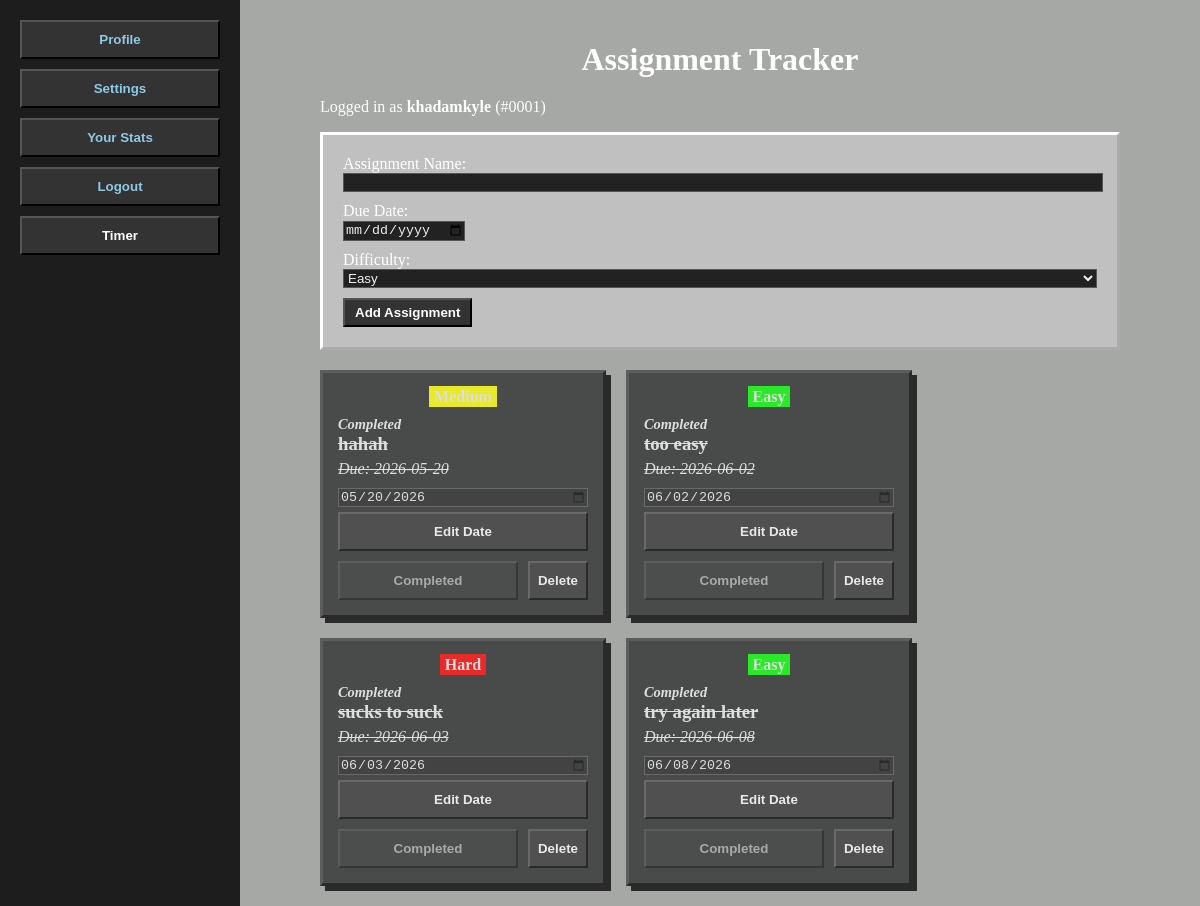
The page / (signed in) on the database its author committed.
### tables this page shows
CREATE TABLE users (
                id INTEGER PRIMARY KEY AUTOINCREMENT,
                username TEXT UNIQUE NOT NULL,
                tag TEXT UNIQUE NOT NULL,
                pfp_url TEXT NOT NULL,
                dark_mode INTEGER NOT NULL DEFAULT 0
            );

CREATE TABLE assignments (
                id INTEGER PRIMARY KEY AUTOINCREMENT,
                user_id INTEGER NOT NULL,
                task TEXT NOT NULL,
                due TEXT NOT NULL,
                difficulty TEXT NOT NULL,
                completed INTEGER NOT NULL DEFAULT 0,
                FOREIGN KEY(user_id) REFERENCES users(id)
            );

### app.py (the view)
@app.route('/')
def home():
    user = get_current_user()
    if not user:
        return redirect(url_for('login'))
    assignments = get_assignments_for_user(user['id'])
    return render_template('index.html', user=user, assignments=assignments)

### app.py (called while the page is built)
def get_db():
    conn = sqlite3.connect(app.config['DATABASE'])
    conn.row_factory = sqlite3.Row
    return conn

def init_db():
    with get_db() as conn:
        conn.execute(
            '''
            CREATE TABLE IF NOT EXISTS users (
                id INTEGER PRIMARY KEY AUTOINCREMENT,
                username TEXT UNIQUE NOT NULL,
                tag TEXT UNIQUE NOT NULL,
                pfp_url TEXT NOT NULL,
                dark_mode INTEGER NOT NULL DEFAULT 0
            )
            '''
        )
        conn.execute(
            '''
            CREATE TABLE IF NOT EXISTS assignments (
                id INTEGER PRIMARY KEY AUTOINCREMENT,
                user_id INTEGER NOT NULL,
                task TEXT NOT NULL,
                due TEXT NOT NULL,
                difficulty TEXT NOT NULL,
                completed INTEGER NOT NULL DEFAULT 0,
                FOREIGN KEY(user_id) REFERENCES users(id)
            )
            '''
        )

@app.before_request
def setup_database():
    init_db()

def get_user_by_id(user_id):
    if not user_id:
        return None
    row = get_db().execute('SELECT * FROM users WHERE id = ?', (user_id,)).fetchone()
    return dict(row) if row else None

def get_current_user():
    return get_user_by_id(session.get('user_id'))

def get_assignments_for_user(user_id):
    rows = get_db().execute(
        'SELECT * FROM assignments WHERE user_id = ? ORDER BY due', (user_id,)
    ).fetchall()
    return [dict(row) for row in rows]

### templates/index.html (shortened to what this page needs)
<!DOCTYPE html>
<html lang="en">
<head>
    <link rel="stylesheet" href="{{ url_for('static', filename='style.css') }}">
</head>
<body class="{{ 'dark' if user and user.dark_mode else '' }}">
    <nav>
        <ul>
            <li><button><a href="{{ url_for('profile') }}">Profile</a></button></li>
            <li><button><a href="{{ url_for('settings') }}">Settings</a></button></li>
            <li><button><a href="{{ url_for('stats') }}">Your Stats</a></button></li>
            <li><button><a href="{{ url_for('logout') }}">Logout</a></button></li>
            <li><button>Timer</a></button></li>
        </ul>
    </nav>
<main>
    <div style="max-width: 800px; margin: 0 auto; padding: 20px;">
        <h1 style="text-align: center; margin-bottom: 20px;">Assignment Tracker</h1>
        <p>Logged in as <strong>{{ user.username }}</strong> (#{{ user.tag }})</p>
        <form action="{{ url_for('add_assignment') }}" method="POST" style="background: #c0c0c0; border: 3px outset #fff; padding: 20px; margin-bottom: 20px;">
            <label>Assignment Name:</label><br>
            <input type="text" name="task" required style="width: 100%; margin-bottom: 10px;"><br>
            <label>Due Date:</label><br>
            <input type="date" name="due" required style="margin-bottom: 10px;"><br>
            <label>Difficulty:</label><br>
            <select name="difficulty" style="margin-bottom: 10px; width: 100%;">
                <option value="Easy">Easy</option>
            </select><br>
            <button type="submit">Add Assignment</button>
        </form>
        <div style="display: flex; flex-wrap: wrap; gap: 20px;">
            {% for item in assignments %}
            <div class="task-card{% if item.completed %} completed{% endif %}">
                <div class="task-card-badge">
                    <span style="background: {% if item.difficulty == 'Hard' %}#ff0000{% elif item.difficulty == 'Medium' %}#ffff00{% else %}#00ff00{% endif %};">
                        {{ item.difficulty }}
                    </span>
                </div>
                <p class="task-status">{{ 'Completed' if item.completed else 'Pending' }}</p>
                <h3>{{ item.task }}</h3>
                <p class="due-text">Due: <span class="due-date">{{ item.due }}</span></p>
                <form action="{{ url_for('edit_assignment', assignment_id=item.id) }}" method="POST" class="task-card-edit">
                    <input type="date" name="due" value="{{ item.due }}" required>
                    <button type="submit" class="task-button task-edit-button">Edit Date</button>
                </form>
                <div class="task-card-actions">
                    {% if not item.completed %}
                    <form action="{{ url_for('complete_assignment', assignment_id=item.id) }}" method="POST">
                        <button type="submit" class="task-button task-complete-button">Complete</button>
                    </form>
                    {% else %}
                    <button type="button" class="task-button task-completed-button" disabled>Completed</button>
                    {% endif %}
                    <form action="{{ url_for('delete_assignment', assignment_id=item.id) }}" method="POST">
                        <button type="submit" class="task-button task-delete-button">Delete</button>
                    </form>
                </div>
            </div>
            {% endfor %}
        </div>
    </div>
</main>
</body>
</html>

### static/style.css (style rules this page uses)
a:link { color: black; text-decoration: none; font-family:Verdana, Geneva, Tahoma, sans-serif; }
body { color: rgb(0, 0, 0); display: flex; min-height: 100vh; margin: 0; }
main { flex: 1; background-color: #a5a8a4; display: flex; flex-direction: column; justify-content: center; align-items: center; }
button { background: #86a57d; border: 2px outset #83997d90; cursor: pointer; padding: 5px 10px; font-weight: bold; }
nav { width: 200px; background: #b4baa6; padding: 20px; display: flex; flex-direction: column; }
nav ul { list-style-type: none; padding: 0; margin: 0; display: flex; flex-direction: column; gap: 10px; }
nav li { display: flex; }
nav button { width: 100%; padding: 10px; }
body.dark { background: #3a3a3c; color: #ffffff; }
body.dark a:link, body.dark a:visited { color: #8ecae6; }
body.dark nav { background: #1d1d1d; }
body.dark button { background: #333; color: #fff; border-color: #555; }
body.dark input, body.dark select { background: #222; color: #eee; border: 1px solid #555; }
body.dark .task-card { background: #2b2b2d; border-color: #444; color: #f0f0f0; }
body.dark .task-card h3, body.dark .task-card p, body.dark .task-card .task-status { color: #f0f0f0; }
.task-card { background: #a7b9a3; border: 3px outset #777b76; padding: 15px; width: 250px; box-shadow: 5px 5px 0px #000; }
.task-card-badge { text-align: center; margin-bottom: 10px; }
.task-card-badge span { padding: 2px 5px; font-weight: bold; }
.task-card h3 { margin: 0 0 5px 0; }
.task-card p { margin: 0; font-style: italic; }
.task-card-edit { margin-top: 10px; display: flex; gap: 5px; flex-wrap: wrap; }
.task-card-edit input[type="date"] { flex: 1 1 auto; min-width: 110px; }
.task-card-actions { display: flex; gap: 10px; margin-top: 10px; }
.task-card-actions form { flex: 1; }
.task-card-actions button, .task-card-edit button { width: 100%; padding: 10px 8px; font-weight: bold; }
.task-button { display: inline-block; background: #86a57d; border: 2px outset #83997d90; color: #000; cursor: pointer; }
.task-button:disabled { opacity: 0.6; cursor: default; }
.task-card-actions button, .task-card-edit button { width: 100%; }
.task-card.completed { opacity: 0.75; }
.task-card.completed h3, .task-card.completed .due-text { text-decoration: line-through; }
.task-status { margin: 0 0 10px 0; font-size: 0.9rem; font-weight: bold; }
.task-card.completed .task-status { color: #4f5b4f; }

### rows shown on the page
users: username "khadamkyle", tag "0001"
assignments: completed "Completed", task "hahah", due "2026-05-20", due "05/20/2026"
assignments: difficulty "Easy", completed "Completed", task "too easy", due "2026-06-02", due "06/02/2026"
assignments: difficulty "Hard", completed "Completed", task "sucks to suck", due "2026-06-03", due "06/03/2026"
assignments: difficulty "Easy", completed "Completed", task "try again later", due "2026-06-08", due "06/08/2026"
